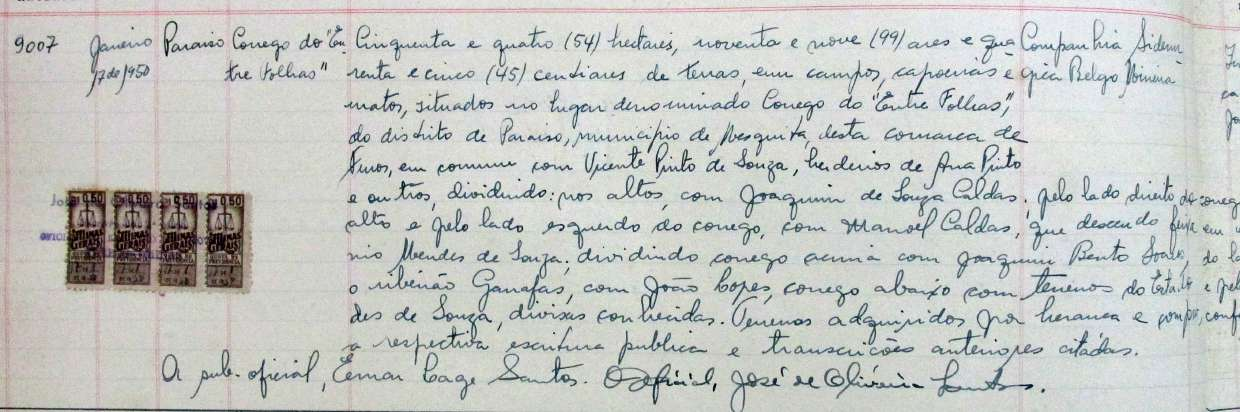
#> input picture documentos_cartorio/imagens/9007_1_img-000.jpg, 1240 x 412 px
$ python _zooms4.py
#> lines starting #> are read from the running program, lines starting #| are printed output that depends on the picture
from PIL import Image, ImageEnhance, ImageOps
from pathlib import Path
img = Image.open('imagens/9007_1_img-000.jpg')
#> img is the input picture: PIL image 1240x412 RGB; mean R, G, B 197.1, 199.4, 196.3
OUT = Path('imagens')

def zoom(box, name, factor=8):
#> called with box = (220, 370, 510, 410), name = 'name1', factor = 8
    c = img.crop(box)
    z = c.resize((c.size[0]*factor, c.size[1]*factor), Image.LANCZOS)
    z.save(OUT / f'z4_{name}.jpg', quality=92)
    g = ImageOps.grayscale(z)
    ImageEnhance.Contrast(g).enhance(2.0).save(OUT / f'z4_{name}_ct.jpg', quality=92)

# First name in signature: 230-470 width approx, y=370-405
zoom((220, 370, 510, 410), 'name1')
# Middle 'Cage' word: x=440-620
zoom((420, 370, 640, 410), 'middle_word')
# 'Santos' first: x=580-720
zoom((560, 370, 760, 410), 'santos1')
# 'O Oficial': x=720-870
zoom((700, 370, 880, 410), 'o_oficial')
# 'Jose de Oliveira': x=860-1100
zoom((830, 370, 1130, 410), 'jose')
# 'Santos.' last: x=1080-1240
zoom((1050, 370, 1240, 410), 'santos2')
#> in zoom (call 6), `ImageEnhance.Contrast(g).enhance(2.0).save(OUT / f'z4_{name}_ct.jpg', ..`:
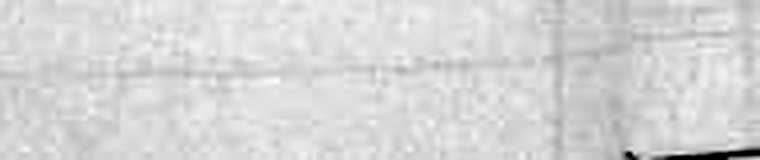
#> saved as z4_santos2_ct.jpg: PIL image 1520x320 L (shown at 1/2 size); min 0, max 253, mean 213.1

# 'ribeirão Ganafas' zoom
zoom((130, 290, 380, 335), 'rib_name', factor=8)
#> in zoom (call 7), `ImageEnhance.Contrast(g).enhance(2.0).save(OUT / f'z4_{name}_ct.jpg', ..`:
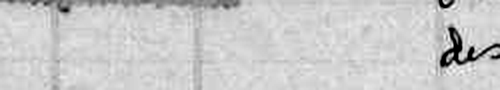
#> saved as z4_rib_name_ct.jpg: PIL image 2000x360 L (shown at 1/4 size); min 0, max 255, mean 202.8

# 'fere em [...]' tail of line 7
zoom((1050, 220, 1240, 270), 'fere_em2', factor=8)
#> in zoom (call 8), `ImageEnhance.Contrast(g).enhance(2.0).save(OUT / f'z4_{name}_ct.jpg', ..`:
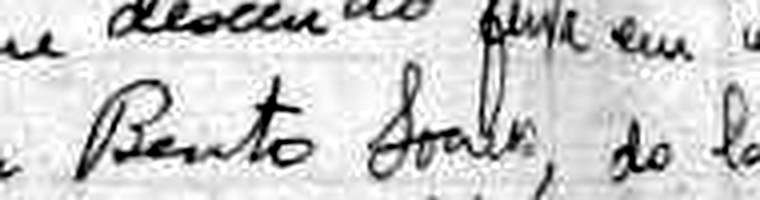
#> saved as z4_fere_em2_ct.jpg: PIL image 1520x400 L (shown at 1/2 size); min 0, max 255, mean 202.1

# 'rio Mendes de Souza' detail line 8 left
zoom((130, 265, 600, 315), 'rio_mendes', factor=6)
#> in zoom (call 9), `ImageEnhance.Contrast(g).enhance(2.0).save(OUT / f'z4_{name}_ct.jpg', ..`:
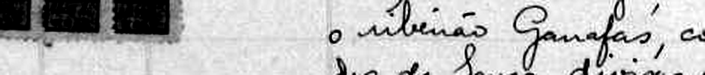
#> saved as z4_rio_mendes_ct.jpg: PIL image 2820x300 L (shown at 1/4 size); min 0, max 255, mean 189.4

# 'do testa[do]' detail
zoom((950, 270, 1240, 315), 'testato2', factor=8)
#> in zoom (call 10), `ImageEnhance.Contrast(g).enhance(2.0).save(OUT / f'z4_{name}_ct.jpg', ..`:
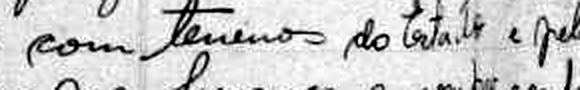
#> saved as z4_testato2_ct.jpg: PIL image 2320x360 L (shown at 1/4 size); min 0, max 255, mean 202.9

# Belgo Mineira detail
zoom((1050, 0, 1240, 110), 'belgo', factor=6)
#> in zoom (call 11), `ImageEnhance.Contrast(g).enhance(2.0).save(OUT / f'z4_{name}_ct.jpg', ..`:
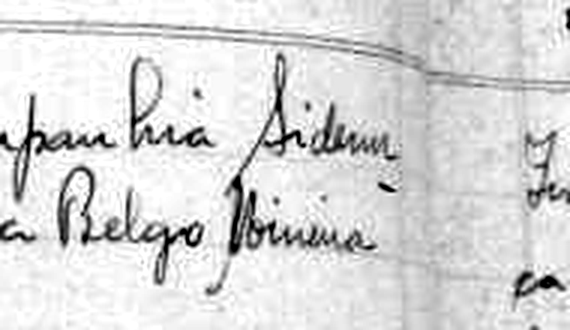
#> saved as z4_belgo_ct.jpg: PIL image 1140x660 L (shown at 1/2 size); min 0, max 255, mean 215.4

# Local column header "Conego do Entre folhas"
zoom((250, 0, 500, 100), 'conego_folhas', factor=6)
#> in zoom (call 12), `z = c.resize((c.size[0]*factor, c.size[1]*factor), Image.LANCZOS)`:
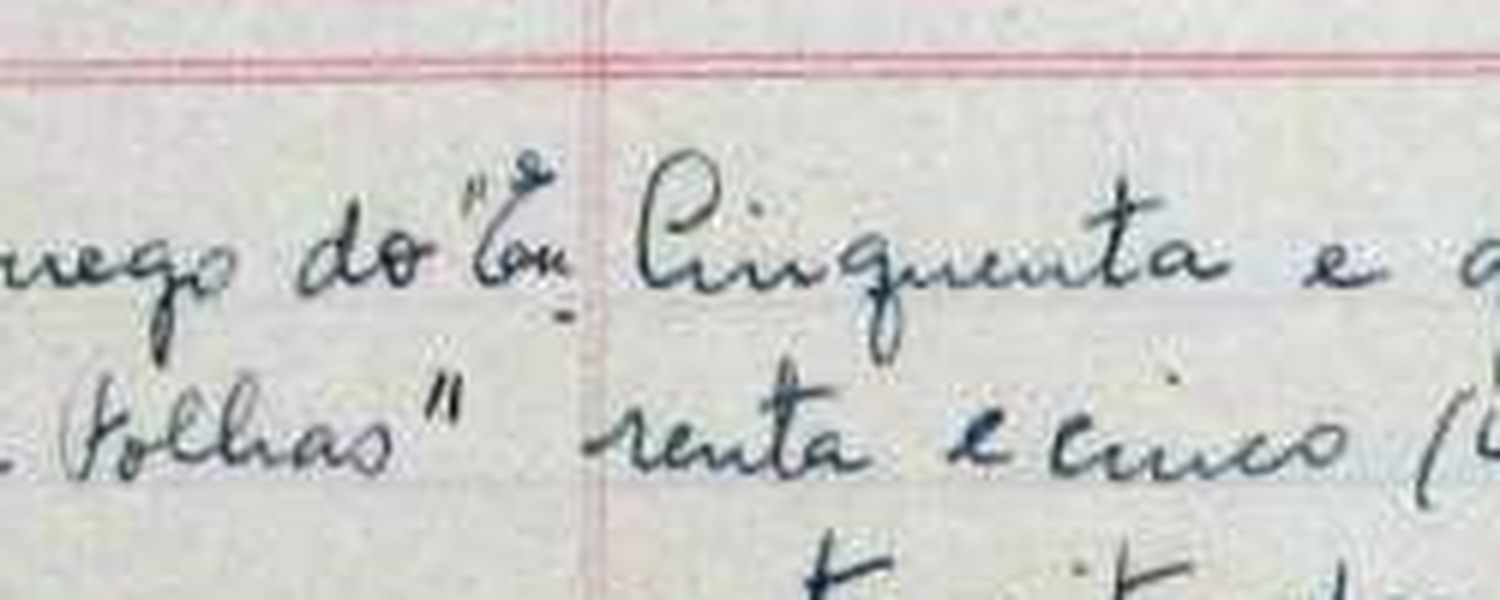
#> z: PIL image 1500x600 RGB; mean R, G, B 206.4, 206, 203.1

print('OK')

$ run again, with documentos_cartorio/imagens/8539_1_img-000.jpg copied over documentos_cartorio/imagens/9007_1_img-000.jpg
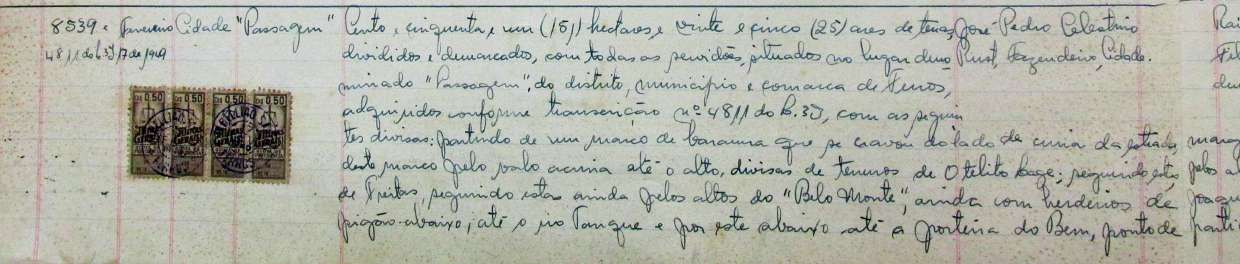
#> input picture documentos_cartorio/imagens/8539_1_img-000.jpg, 1240 x 264 px
#> img is the input picture: PIL image 1240x264 RGB; mean R, G, B 178.1, 179.6, 169.4
#> c: PIL image 290x40 RGB; every value is 0
#> z: PIL image 2320x320 RGB; every value is 0
#> g: PIL image 2320x320 L; every value is 0
#> c: PIL image 220x40 RGB; every value is 0
#> z: PIL image 1760x320 RGB; every value is 0
#> g: PIL image 1760x320 L; every value is 0
#> c: PIL image 200x40 RGB; every value is 0
#> z: PIL image 1600x320 RGB; every value is 0
#> g: PIL image 1600x320 L; every value is 0
#> c: PIL image 180x40 RGB; every value is 0
#> z: PIL image 1440x320 RGB; every value is 0
#> g: PIL image 1440x320 L; every value is 0
#> c: PIL image 300x40 RGB; every value is 0
#> z: PIL image 2400x320 RGB; every value is 0
#> g: PIL image 2400x320 L; every value is 0
#> c: PIL image 190x40 RGB; every value is 0
#> z: PIL image 1520x320 RGB; every value is 0
#> g: PIL image 1520x320 L; every value is 0
#> c: PIL image 250x45 RGB; every value is 0
#> z: PIL image 2000x360 RGB; every value is 0
#> g: PIL image 2000x360 L; every value is 0
#> c: PIL image 190x50 RGB
#> z: PIL image 1520x400 RGB
#> g: PIL image 1520x400 L
#> c: PIL image 470x50 RGB; every value is 0
#> z: PIL image 2820x300 RGB; every value is 0
#> g: PIL image 2820x300 L; every value is 0
#> c: PIL image 290x45 RGB; every value is 0
#> z: PIL image 2320x360 RGB; every value is 0
#> g: PIL image 2320x360 L; every value is 0
#> c: PIL image 190x110 RGB
#> z: PIL image 1140x660 RGB
#> g: PIL image 1140x660 L
#> in zoom (call 11), `ImageEnhance.Contrast(g).enhance(2.0).save(OUT / f'z4_{name}_ct.jpg', ..`:
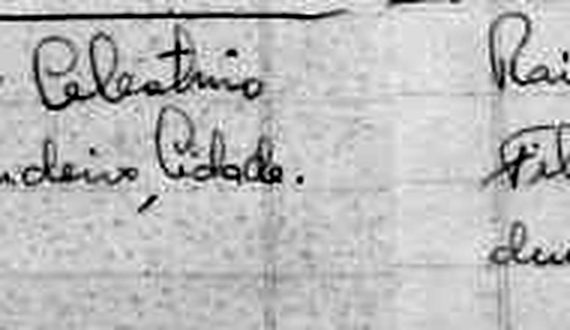
#> saved as z4_belgo_ct.jpg: PIL image 1140x660 L (shown at 1/2 size); min 0, max 255, mean 186.8
#> c: PIL image 250x100 RGB
#> z: PIL image 1500x600 RGB
#> g: PIL image 1500x600 L
#> in zoom (call 12), `ImageEnhance.Contrast(g).enhance(2.0).save(OUT / f'z4_{name}_ct.jpg', ..`:
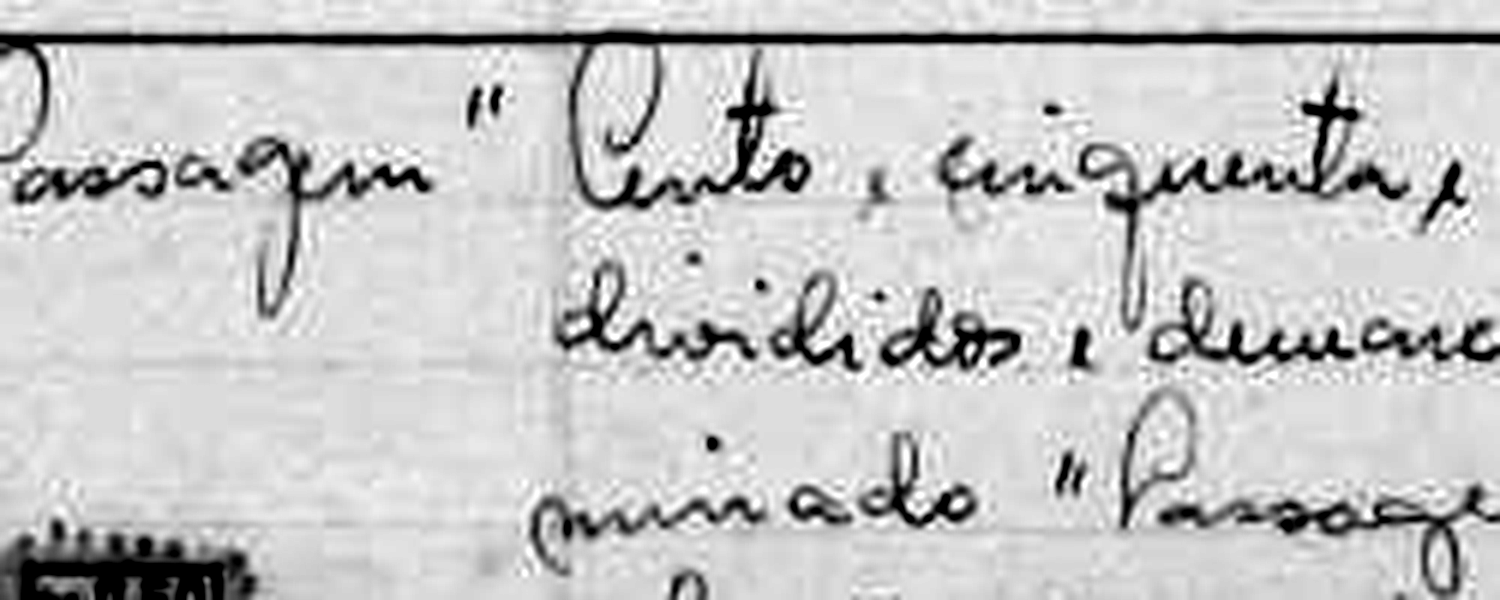
#> saved as z4_conego_folhas_ct.jpg: PIL image 1500x600 L; min 0, max 255, mean 197.3

$ run again, with documentos_cartorio/imagens/8539_2_img-000.jpg copied over documentos_cartorio/imagens/9007_1_img-000.jpg
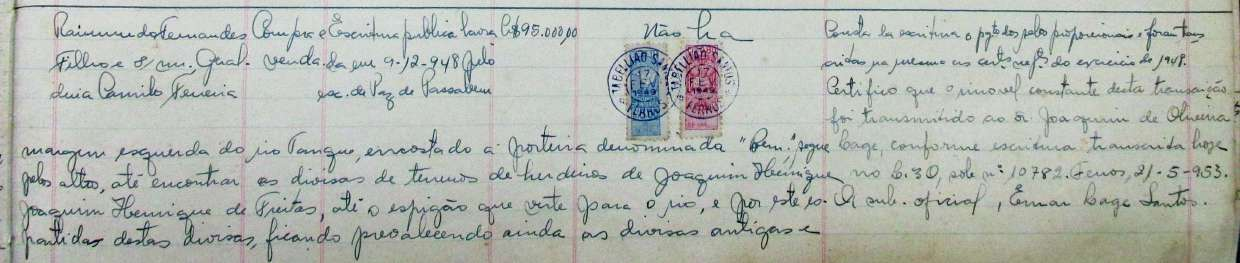
#> input picture documentos_cartorio/imagens/8539_2_img-000.jpg, 1240 x 263 px
#> img is the input picture: PIL image 1240x263 RGB; mean R, G, B 179, 183.9, 177.1
#> c: PIL image 290x40 RGB; every value is 0
#> z: PIL image 2320x320 RGB; every value is 0
#> g: PIL image 2320x320 L; every value is 0
#> c: PIL image 220x40 RGB; every value is 0
#> z: PIL image 1760x320 RGB; every value is 0
#> g: PIL image 1760x320 L; every value is 0
#> c: PIL image 200x40 RGB; every value is 0
#> z: PIL image 1600x320 RGB; every value is 0
#> g: PIL image 1600x320 L; every value is 0
#> c: PIL image 180x40 RGB; every value is 0
#> z: PIL image 1440x320 RGB; every value is 0
#> g: PIL image 1440x320 L; every value is 0
#> c: PIL image 300x40 RGB; every value is 0
#> z: PIL image 2400x320 RGB; every value is 0
#> g: PIL image 2400x320 L; every value is 0
#> c: PIL image 190x40 RGB; every value is 0
#> z: PIL image 1520x320 RGB; every value is 0
#> g: PIL image 1520x320 L; every value is 0
#> c: PIL image 250x45 RGB; every value is 0
#> z: PIL image 2000x360 RGB; every value is 0
#> g: PIL image 2000x360 L; every value is 0
#> c: PIL image 190x50 RGB
#> z: PIL image 1520x400 RGB
#> g: PIL image 1520x400 L
#> c: PIL image 470x50 RGB; every value is 0
#> z: PIL image 2820x300 RGB; every value is 0
#> g: PIL image 2820x300 L; every value is 0
#> c: PIL image 290x45 RGB; every value is 0
#> z: PIL image 2320x360 RGB; every value is 0
#> g: PIL image 2320x360 L; every value is 0
#> c: PIL image 190x110 RGB
#> z: PIL image 1140x660 RGB
#> g: PIL image 1140x660 L
#> in zoom (call 11), `ImageEnhance.Contrast(g).enhance(2.0).save(OUT / f'z4_{name}_ct.jpg', ..`:
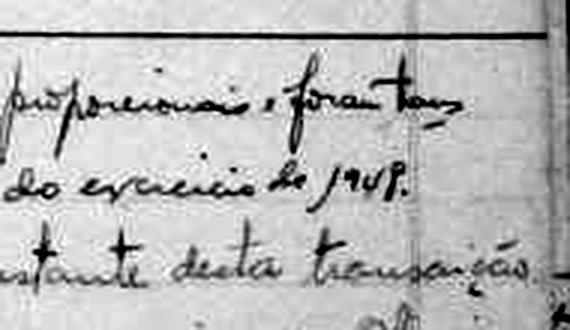
#> saved as z4_belgo_ct.jpg: PIL image 1140x660 L (shown at 1/2 size); min 0, max 255, mean 184.5
#> c: PIL image 250x100 RGB
#> z: PIL image 1500x600 RGB
#> g: PIL image 1500x600 L
#> in zoom (call 12), `ImageEnhance.Contrast(g).enhance(2.0).save(OUT / f'z4_{name}_ct.jpg', ..`:
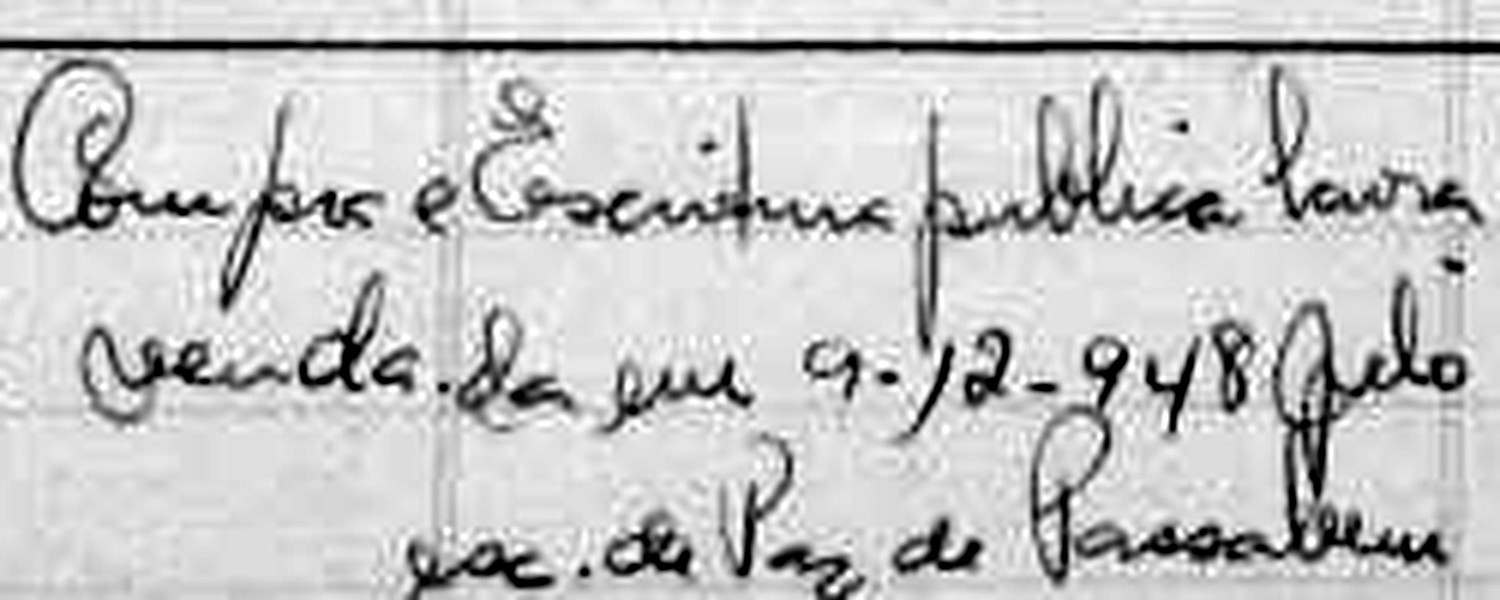
#> saved as z4_conego_folhas_ct.jpg: PIL image 1500x600 L; min 0, max 255, mean 197.3
